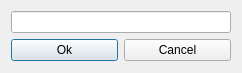
<?xml version="1.0" encoding="UTF-8"?>
<ui version="4.0">
 <class>Dialog</class>
 <widget class="QDialog" name="Dialog">
  <property name="geometry">
   <rect>
    <x>0</x>
    <y>0</y>
    <width>242</width>
    <height>73</height>
   </rect>
  </property>
  <property name="windowTitle">
   <string>Dialog</string>
  </property>
  <layout class="QGridLayout" name="gridLayout">
   <item row="0" column="0" colspan="2">
    <widget class="QLineEdit" name="lineEdit"/>
   </item>
   <item row="1" column="0">
    <widget class="QPushButton" name="pushButton">
     <property name="text">
      <string>Ok</string>
     </property>
    </widget>
   </item>
   <item row="1" column="1">
    <widget class="QPushButton" name="pushButton_2">
     <property name="sizePolicy">
      <sizepolicy hsizetype="Minimum" vsizetype="Fixed">
       <horstretch>0</horstretch>
       <verstretch>0</verstretch>
      </sizepolicy>
     </property>
     <property name="text">
      <string>Cancel</string>
     </property>
    </widget>
   </item>
  </layout>
 </widget>
 <resources/>
 <connections/>
</ui>
